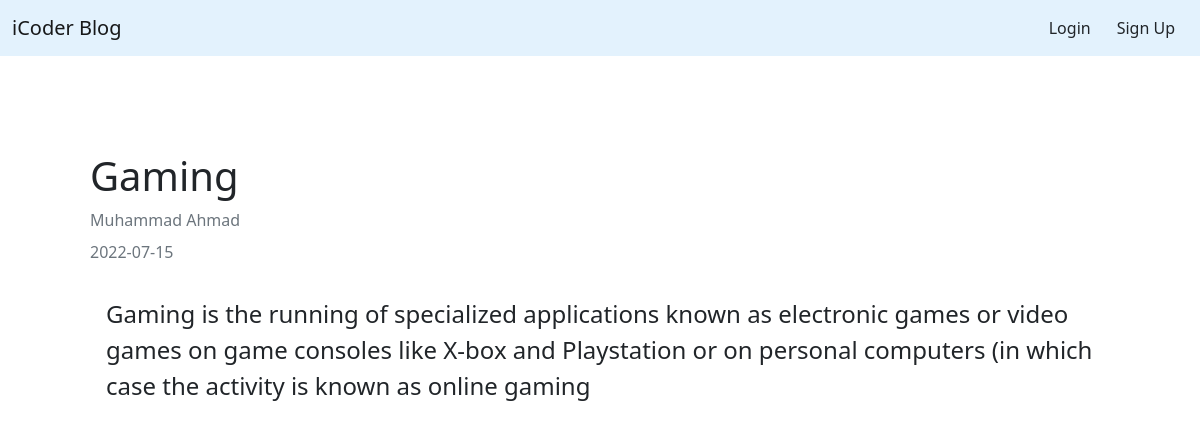
Page /detailBlog/2 on the committed database.
### blog/models.py (models this page shows)
class Blog(models.Model):
    blog_title = models.CharField(max_length=100)
    publish_Date = models.CharField(max_length=12)
    auther_name = models.CharField(max_length=20)
    blog_content = models.TextField()

### iCoderBlog/views.py (the view)
# urls.py: path('detailBlog/<id>', detailBlog),
def detailBlog(request, id):
    blog_Info = Blog.objects.get(id=id)
    data = {"BlogInfo": blog_Info}
    return render(request, 'detail.html', data)

### template/detail.html
{% extends 'base.html' %}
{% block content %}
<div class="container">
    <div class="row mt-5 p-5">
        <div class="col">
            <h3 class="fs-1">
                {{BlogInfo.blog_title}}
            </h3>
            <p class="card-subtitle mb-2 text-muted">
                {{BlogInfo.auther_name}}
            </p>
            <p class="card-subtitle mb-2 text-muted">
                {{BlogInfo.publish_Date}}
            </p>
            <p class="fs-4 mt-3 p-3">
                {{BlogInfo.blog_content}}
            </p>
        </div>
    </div>
</div>
{% endblock %}

### rows in the picture
Blog: blog_title "Gaming", auther_name "Muhammad Ahmad", publish_Date "2022-07-15", blog_content "Gaming is the running of specialized applications known as electronic games or video games on game consoles like X-box and Playstation or on personal computers (in which case the activity is known as online gaming"
